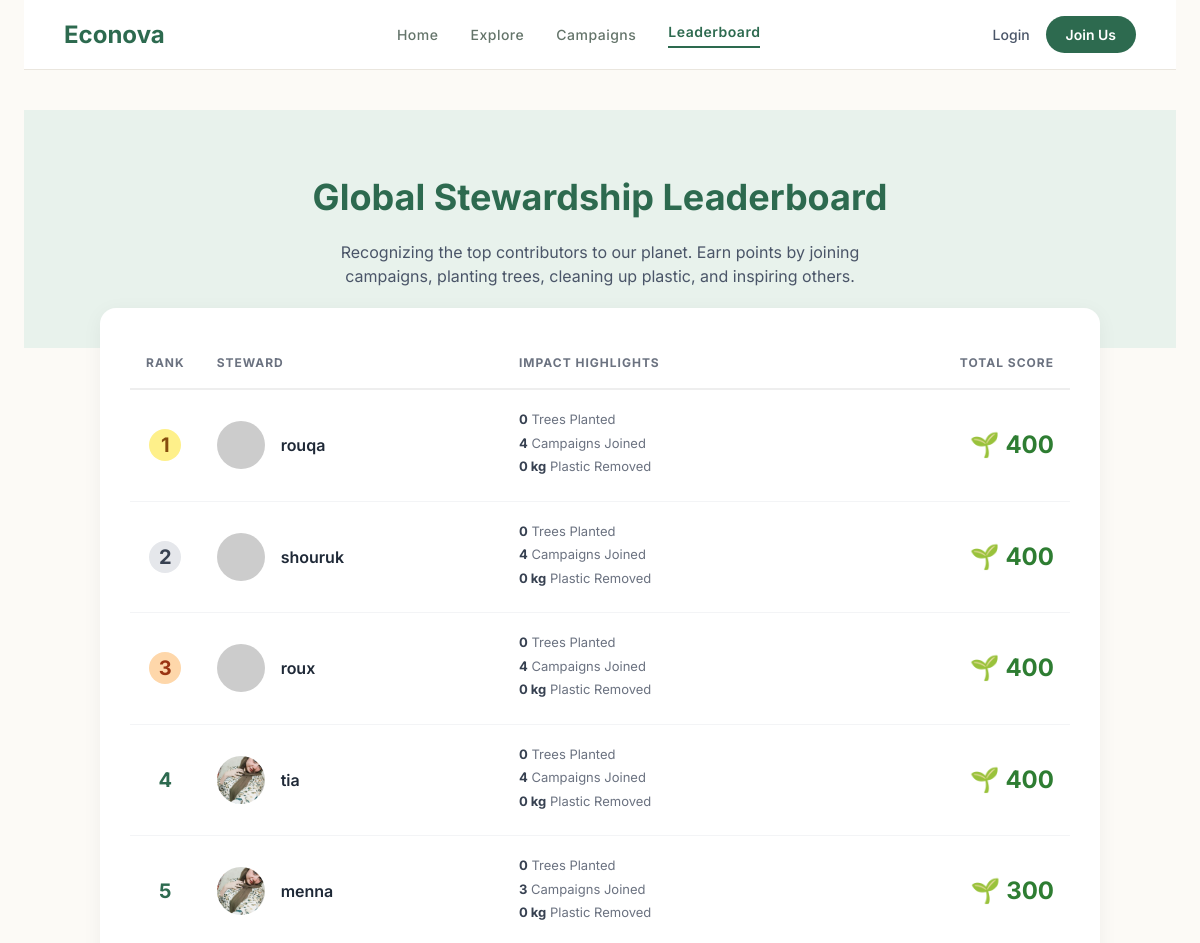
Page /leaderboard.php (upper part) on the earlier database version.
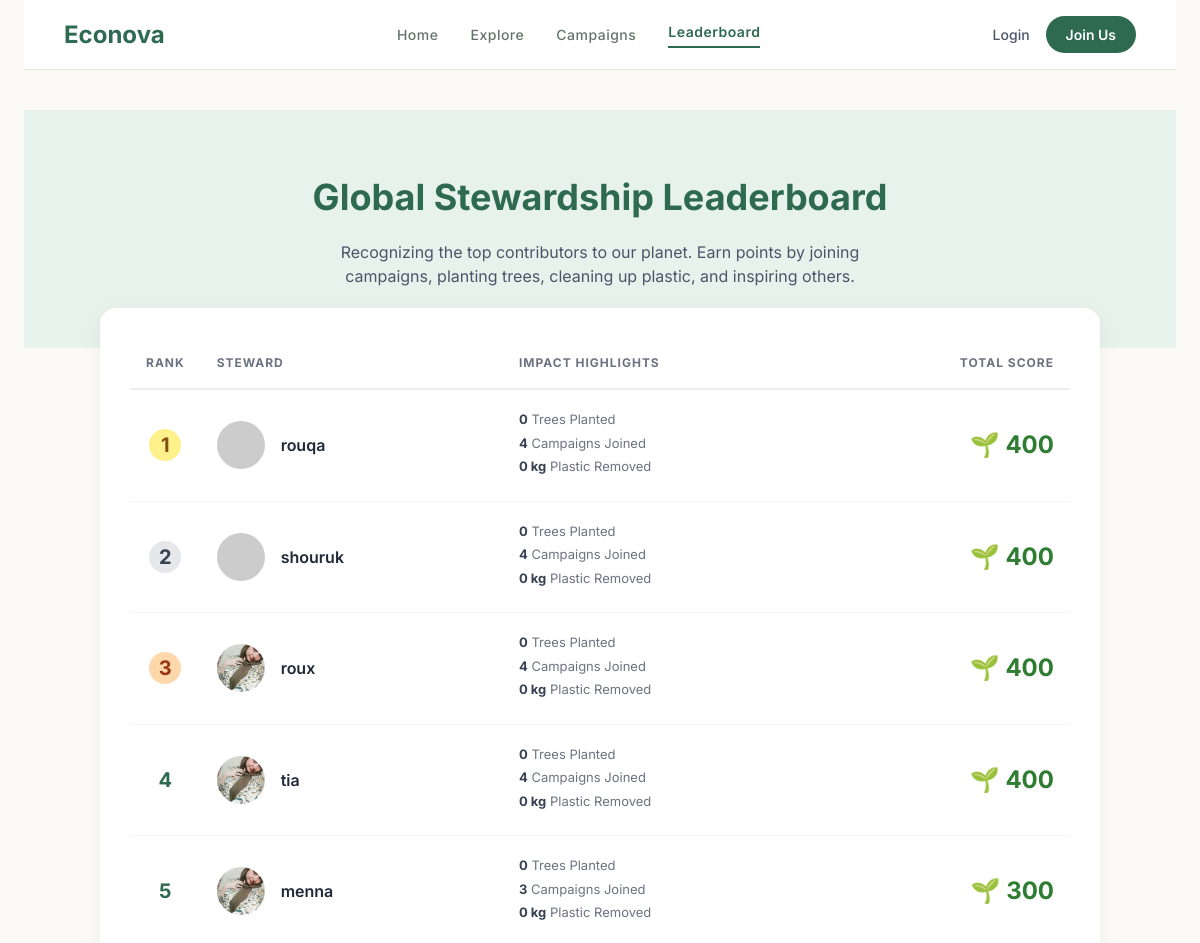
Same page on the later database version.
### tables this page shows
CREATE TABLE users (
            id INTEGER PRIMARY KEY AUTOINCREMENT,
            name TEXT NOT NULL,
            email TEXT NOT NULL UNIQUE,
            password TEXT NOT NULL,
            created_at DATETIME DEFAULT CURRENT_TIMESTAMP
        , profile_image TEXT, "score");

### leaderboard.php (the view, shortened to what the changed rows need)
<?php
$leaderboard = [];
try {
    $db = new PDO('sqlite:econova.db');
    $db->setAttribute(PDO::ATTR_ERRMODE, PDO::ERRMODE_EXCEPTION);
    $sql = "SELECT
                u.id,
                u.name,
                u.profile_image,
                (SELECT COUNT(DISTINCT campaign_id) FROM user_campaigns WHERE user_id = u.id) AS campaigns_joined,
                IFNULL((SELECT SUM(trees_planted) FROM user_stats WHERE user_id = u.id), 0) AS trees_planted,
                IFNULL((SELECT SUM(plastic_removed_kg) FROM user_stats WHERE user_id = u.id), 0) AS plastic_removed_kg,
                (
                    (SELECT COUNT(DISTINCT campaign_id) FROM user_campaigns WHERE user_id = u.id) * 100 +
                    IFNULL((SELECT SUM(trees_planted) FROM user_stats WHERE user_id = u.id), 0) * 50 +
                    IFNULL((SELECT SUM(plastic_removed_kg) FROM user_stats WHERE user_id = u.id), 0) * 10
                ) AS score
            FROM users u
            ORDER BY score DESC, u.id ASC
            LIMIT 10";
    $stmt = $db->query($sql);
    $leaderboard = $stmt->fetchAll(PDO::FETCH_ASSOC);
} catch (PDOException $e) {
}
?>
<!DOCTYPE html>
<html lang="en">
<head>
    <link rel="stylesheet" href="style.css">
</head>
<body>
  <div class="page-container">
    <main>
      <section class="leaderboard-hero">
        <h1>Global Stewardship Leaderboard</h1>
      </section>
      <section class="table-wrapper">
        <table class="leaderboard-table">
          <thead>
            <tr>
              <th style="text-align:center;">Rank</th>
              <th>Steward</th>
              <th>Impact Highlights</th>
              <th style="text-align:right;">Total Score</th>
            </tr>
          </thead>
          <tbody>
            <?php foreach ($leaderboard as $index => $user):
                $rank = $index + 1;
                $rankClass = $rank <= 3 ? "top-3-rank rank-$rank" : "";
                $avatar = !empty($user['profile_image']) ? $user['profile_image'] : 'https://i.pravatar.cc/150?u=' . urlencode($user['name']);
                $trees = $user['trees_planted'];
                $plastic = $user['plastic_removed_kg'];
            ?>
            <tr>
              <td class="rank-col">
                <span class="<?php echo $rankClass; ?>"><?php echo $rank; ?></span>
              </td>
              <td>
                <div class="user-col">
                  <img src="<?php echo htmlspecialchars($avatar); ?>" alt="<?php echo htmlspecialchars($user['name']); ?>" class="user-img">
                  <span class="user-name"><?php echo htmlspecialchars($user['name']); ?></span>
                </div>
              </td>
              <td class="stats-col">
                <div><strong><?php echo $trees; ?></strong> Trees Planted</div>
                <div><strong><?php echo $user['campaigns_joined']; ?></strong> Campaigns Joined</div>
                <div><strong><?php echo $plastic; ?> kg</strong> Plastic Removed</div>
              </td>
              <td class="score-col">
                🌱 <?php echo number_format($user['score']); ?>
              </td>
            </tr>
            <?php endforeach; ?>
          </tbody>
        </table>
      </section>
    </main>
  </div>
</body>
</html>

Differences in the rows shown:
changed users "roux": profile_image: picture added in place of a placeholder
